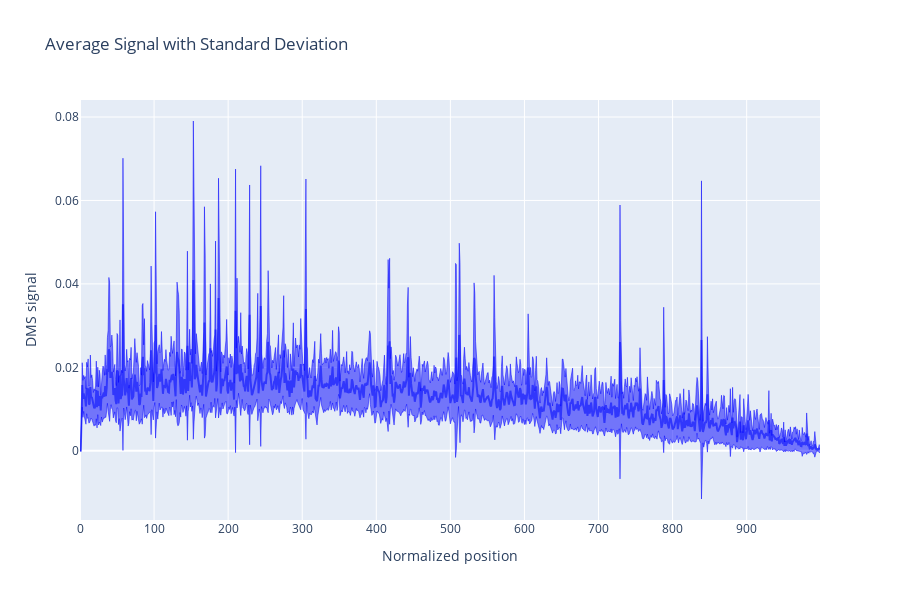

Notebook code for this chart:
### Code cell
fig = plot_average_std(streched_dms)
# Update layout and axis labels
fig.update_layout(
    title='Average Signal with Standard Deviation',
    xaxis_title='Normalized position',
    yaxis_title='DMS signal',
    showlegend=False,
    height=600,
)
fig.show()

### Figure 1 — Plotly figure (JSON) as saved in the notebook; plotly's stock layout.template omitted (floating-point values rounded to 4 significant figures; data arrays with more than 128 entries replaced by an {"elided": "..."} marker saying what was removed)
{"data": [{"type": "scatter", "x": {"elided": "1000 int values"}, "y": {"elided": "1000 float values"}}, {"line": {"color": "blue", "width": 0.5}, "mode": "lines", "type": "scatter", "x": {"elided": "1000 int values"}, "y": {"elided": "1000 float values"}}, {"fill": "tonexty", "line": {"color": "blue", "width": 0.5}, "mode": "lines", "type": "scatter", "x": {"elided": "1000 int values"}, "y": {"elided": "1000 float values"}}], "layout": {"height": 600, "showlegend": false, "title": {"text": "Average Signal with Standard Deviation"}, "xaxis": {"title": {"text": "Normalized position"}}, "yaxis": {"title": {"text": "DMS signal"}}}}
